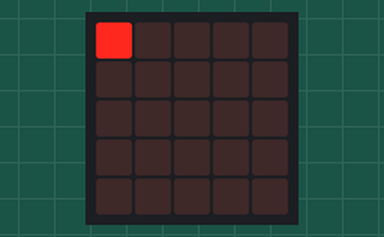
Recording of a program running on a simulated BBC micro:bit (MakeCode). Parts: the board's 5×5 LED display.

Above: at 0.1 s.
At 1.62 s:
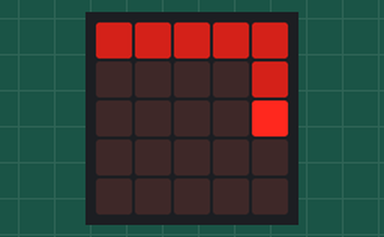
At 3.37 s:
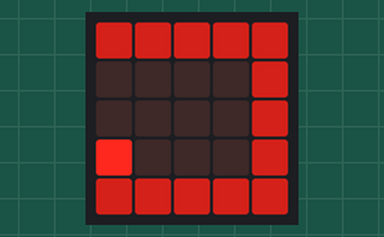
At 6.62 s:
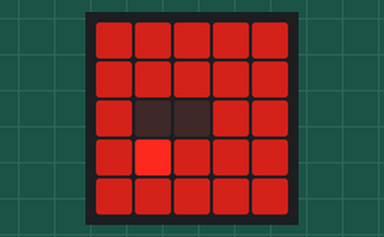
At 9.87 s:
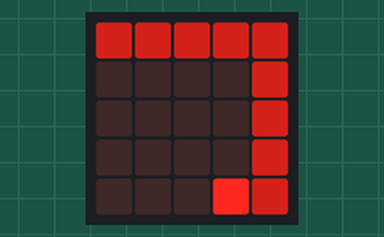
At 13.14 s:
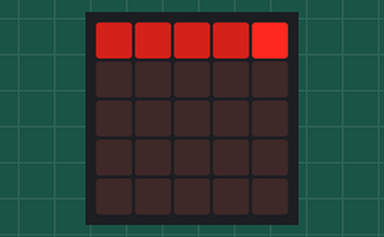

The program:

main.ts
```typescript
turtle.setPosition(0, 0)
turtle.turnRight()
turtle.pen(TurtlePenMode.Down)
basic.forever(function () {
    let index = 0
    turtle.setBrightness(128)
    turtle.forward(4 - index)
    turtle.turnRight()
    for (let index = 0; index <= 4; index++) {
        turtle.forward(4 - index)
        turtle.turnRight()
        turtle.forward(4 - index)
        turtle.turnRight()
    }
    turtle.setBrightness(0)
    for (let index = 0; index <= 4; index++) {
        turtle.turnLeft()
        turtle.back(index)
        turtle.turnLeft()
        turtle.back(index)
    }
    turtle.turnLeft()
    turtle.back(4)
})
```

test.ts
```typescript
// 在此处测试；当此软件包作为插件使用时，将不会编译此软件包。
```

Measured:
- by itself, everything shown: repeats every 12.0 s, in 48 steps
